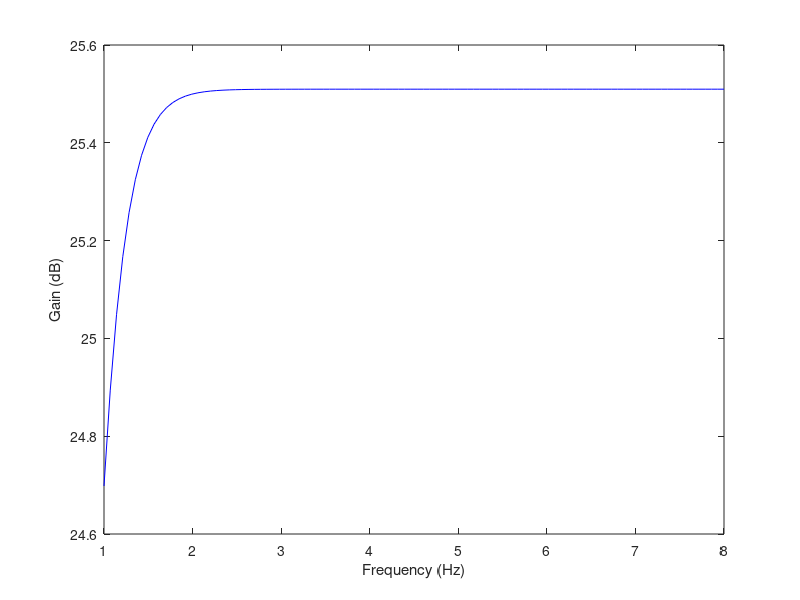

Source code (MATLAB):
clear all

%Data
VT = 25e-3;
BFN = 178.7;
VAFN = 69.7;
RE1 = 100;
RC1 = 2500;
RB1 = 25000;
RB2 = 1600;
VBEON = 0.7;
VCC = 12;
RS = 100;
Ci = 500e-06;
CB = 500e-06;
Co = 300e-6;
Vin = 0.01;
BFP = 227.3;
VAFP = 37.2;
RE2 = 100;
VEBON = 0.7;

%NGSpice
file4sim = fopen ("t4.cir", "w");
fprintf(file4sim,"Ngspice Sim4 \n")
fprintf(file4sim,"* PHILIPS BJT'S \n")
fprintf(file4sim,".MODEL BC557A PNP(IS=2.059E-14 ISE=2.971f ISC=1.339E-14 XTI=3 BF=227.3 BR=7.69 IKF=0.08719 IKR=0.07646 XTB=1.5 VAF=37.2 VAR=11.42 VJE=0.5912 VJC=0.1 RE=0.688 RC=0.6437 RB=1 RBM=1 IRB=1E-06 CJE=1.4E-11 CJC=1.113E-11 XCJC=0.6288 FC=0.7947 NF=1.003 NR=1.007 NE=1.316 NC=1.15 MJE=0.3572 MJC=0.3414 TF=7.046E-10 TR=1m2 ITF=0.1947 VTF=5.367 XTF=4.217 EG=1.11) \n")
fprintf(file4sim,".MODEL BC547A NPN(IS=1.533E-14 ISE=7.932E-16 ISC=8.305E-14 XTI=3 BF=178.7 BR=8.628 IKF=0.1216 IKR=0.1121 XTB=1.5 VAF=69.7 VAR=44.7 VJE=0.4209 VJC=0.2 RE=0.6395 RC=0.6508 RB=1 RBM=1 IRB=1E-06 CJE=1.61E-11 CJC=4.388p XCJC=0.6193 FC=0.7762 NF=1.002 NR=1.004 NE=1.436 NC=1.207 MJE=0.3071 MJC=0.2793 TF=4.995E-10 TR=1m2 ITF=0.7021 VTF=3.523 XTF=139 EG=1.11) \n \n")
fprintf(file4sim,"Vcc vcc 0 %f \n", VCC)
fprintf(file4sim,"Vin in 0 0 ac 1.0 sin(0 10m 1k) \n")
fprintf(file4sim,"Rin in in2 100 \n \n")
fprintf(file4sim,"Ci in2 base %f \n \n",Ci)
fprintf(file4sim,"R1 vcc base %f \n", RB1)
fprintf(file4sim,"R2 base 0 %f \n \n", RB2)
fprintf(file4sim,"Q1 coll base emit BC547A \n")
fprintf(file4sim,"Rc vcc coll %f \n", RC1)
fprintf(file4sim,"Re emit 0 100 \n \n", RE1)
fprintf(file4sim,"Cb emit 0 %f \n \n", CB)
fprintf(file4sim,"Q2 0 coll emit2 BC557A \n")
fprintf(file4sim,"Rout emit2 vcc 200 \n \n")
fprintf(file4sim,"Co emit2 out %f \n \n", Co)
fprintf(file4sim,"RL out 0 8 \n \n")
fprintf(file4sim,".op \n")
fprintf(file4sim,".end \n \n")
fprintf(file4sim,".control \n")
fprintf(file4sim,"op \n")
fprintf(file4sim,"echo %s \n", '"NPN_TAB"')
fprintf(file4sim,"let Vce=v(coll)-v(emit) \n")
fprintf(file4sim,"echo %s \n", '"Vce = $&Vce"')
fprintf(file4sim,"let Vbe=v(base)-v(emit) \n")
fprintf(file4sim,"echo %s \n", '"Vbe = $&Vbe"')
fprintf(file4sim,"if (Vce>Vbe) \n")
fprintf(file4sim,"echo %s \n", '"Vce greater than Vbe = True"')
fprintf(file4sim,"else \n")
fprintf(file4sim,"echo %s \n", '"Vce greater than Vbe = False"')
fprintf(file4sim,"endif \n")
fprintf(file4sim,"echo %s \n \n", '"NPN_END"');
fprintf(file4sim,"echo %s \n", '"PNP_TAB"');
fprintf(file4sim,"let Vec=v(emit2) \n");
fprintf(file4sim,"echo %s \n", '"Vec = $&Vec"')
fprintf(file4sim,"let Veb=v(emit2)-v(coll) \n")
fprintf(file4sim,"echo %s \n", '"Veb = $&Veb"')
fprintf(file4sim,"if (Vec>Veb) \n")
fprintf(file4sim,"echo %s \n", '"Vec greater than Veb = True"')
fprintf(file4sim,"else \n")
fprintf(file4sim,"echo %s \n", '"Vec greater than Veb = False"')
fprintf(file4sim,"endif \n")
fprintf(file4sim,"echo %s \n \n", '"PNP_END"')
fprintf(file4sim,"tran 1e-5 1e-2 \n");
fprintf(file4sim,"plot v(coll) \n");
fprintf(file4sim,"hardcopy vo1.ps vdb(coll) \n");
fprintf(file4sim,"echo vo1_FIG \n \n");
fprintf(file4sim,"ac dec 10 10 100MEG \n");
fprintf(file4sim,"plot vdb(coll) \n");
fprintf(file4sim,"plot vp(coll) \n");
fprintf(file4sim,"hardcopy vo1f.ps vdb(coll) \n");
fprintf(file4sim,"echo vo1f_FIG \n \n");
fprintf(file4sim,"plot vdb(out) \n");
fprintf(file4sim,"plot vp(out) \n");
fprintf(file4sim,"hardcopy vo2f.ps vdb(out) \n");
fprintf(file4sim,"echo vo2f_FIG \n \n");
fprintf(file4sim,"meas ac max MAX vdb(out) from=10 to=100MEG \n")
fprintf(file4sim,"let range = max - 3 \n")
fprintf(file4sim,"meas AC minimum WHEN vdb(out) = range \n")
fprintf(file4sim,"meas AC maximum WHEN vdb(out) = range CROSS=LAST \n \n")
fprintf(file4sim,"let bandwidth = maximum-minimum \n");
fprintf(file4sim,"let gain = 10^(max/20) \n");
fprintf(file4sim,"let gaindb = max \n");
fprintf(file4sim,"let Cof= minimum \n \n");
fprintf(file4sim,"echo %s \n", '"sim_TAB"');
fprintf(file4sim,"echo %s \n", '"GainDB = $&gaindb dB"');
fprintf(file4sim,"echo %s \n", '"Bandwidth = $&bandwidth Hz"');
fprintf(file4sim,"echo %s \n", '"FreqCout = $&Cof Hz"');
fprintf(file4sim,"echo %s \n \n", '"sim_END"');
fprintf(file4sim,"let zin = -v(in2)[40]/vin#branch[40] \n");
fprintf(file4sim,"plot abs(v(in2)[40]/vin#branch[40]/(-1000)) \n \n")
fprintf(file4sim,"echo %s \n", '"Zin_TAB"')
fprintf(file4sim,"echo %s \n", '"Zin = $&zin Ohm"')
fprintf(file4sim,"echo %s \n \n", '"Zin_END"')
fprintf(file4sim,"let quality = bandwidth*gain/Cof \n");
fprintf(file4sim,"let cost = 824.608 \n");
fprintf(file4sim,"let merit = quality/cost \n \n");
fprintf(file4sim,"echo %s \n", '"Merit_TAB"');
fprintf(file4sim,"echo %s \n", '"Cost = $&cost"');
fprintf(file4sim,"echo %s \n", '"Quality = $&quality"');
fprintf(file4sim,"echo %s \n", '"Merit = $&merit"');
fprintf(file4sim,"echo %s \n \n", '"Merit_END"');
fprintf(file4sim,"quit \n")
fprintf(file4sim,".endc");
fclose (file4sim);

file4sim = fopen ("t42.cir", "w");
fprintf(file4sim,"Ngspice Sim4 \n")
fprintf(file4sim,"* PHILIPS BJT'S \n")
fprintf(file4sim,".MODEL BC557A PNP(IS=2.059E-14 ISE=2.971f ISC=1.339E-14 XTI=3 BF=227.3 BR=7.69 IKF=0.08719 IKR=0.07646 XTB=1.5 VAF=37.2 VAR=11.42 VJE=0.5912 VJC=0.1 RE=0.688 RC=0.6437 RB=1 RBM=1 IRB=1E-06 CJE=1.4E-11 CJC=1.113E-11 XCJC=0.6288 FC=0.7947 NF=1.003 NR=1.007 NE=1.316 NC=1.15 MJE=0.3572 MJC=0.3414 TF=7.046E-10 TR=1m2 ITF=0.1947 VTF=5.367 XTF=4.217 EG=1.11) \n")
fprintf(file4sim,".MODEL BC547A NPN(IS=1.533E-14 ISE=7.932E-16 ISC=8.305E-14 XTI=3 BF=178.7 BR=8.628 IKF=0.1216 IKR=0.1121 XTB=1.5 VAF=69.7 VAR=44.7 VJE=0.4209 VJC=0.2 RE=0.6395 RC=0.6508 RB=1 RBM=1 IRB=1E-06 CJE=1.61E-11 CJC=4.388p XCJC=0.6193 FC=0.7762 NF=1.002 NR=1.004 NE=1.436 NC=1.207 MJE=0.3071 MJC=0.2793 TF=4.995E-10 TR=1m2 ITF=0.7021 VTF=3.523 XTF=139 EG=1.11) \n \n")
fprintf(file4sim,"Vcc vcc 0 %f \n", VCC)
fprintf(file4sim,"Vin in 0 0 ac 1.0 sin(0 10m 1k) \n")
fprintf(file4sim,"Rin in in2 100 \n \n")
fprintf(file4sim,"Ci in2 base %f \n \n", Ci)
fprintf(file4sim,"R1 vcc base %f \n", RB1)
fprintf(file4sim,"R2 base 0 %f \n \n", RB2)
fprintf(file4sim,"Q1 coll base emit BC547A \n")
fprintf(file4sim,"Rc vcc coll %f \n", RC1)
fprintf(file4sim,"Re emit 0 %f \n \n", RE1)
fprintf(file4sim,"Cb emit 0 %f \n \n", CB)
fprintf(file4sim,"Q2 0 coll emit2 BC557A \n")
fprintf(file4sim,"Rout emit2 vcc 200 \n \n")
fprintf(file4sim,"Co emit2 out %f \n \n", Co)
fprintf(file4sim,"VL out 0 ac 1.0 sin(0 10m 1k) \n \n")
fprintf(file4sim,".op \n")
fprintf(file4sim,".end \n \n")
fprintf(file4sim,".control \n \n")
fprintf(file4sim,"ac dec 10 10 100MEG \n \n");
fprintf(file4sim,"let Zout = -v(out)[40]/i(VL)[40] \n \n");
fprintf(file4sim,"echo %s \n", '"Zout_TAB"')
fprintf(file4sim,"echo %s \n", '"Zout = $&Zout Ohm"')
fprintf(file4sim,"echo %s \n \n", '"Zout_END"')
fprintf(file4sim,"quit \n")
fprintf(file4sim,".endc");
fclose (file4sim);


%Initial Values Table
IV = fopen ("IV.tex", "w");
fprintf(IV, "R1 & %e Ohm \\\\ \\hline \n \n", RB1);
fprintf(IV, "R2 & %e Ohm \\\\ \\hline \n \n", RB2);
fprintf(IV, "RC & %e Ohm \\\\ \\hline \n \n", RC1);
fprintf(IV, "Re & %e Ohm \\\\ \\hline \n \n", RE1);
fprintf(IV, "Rout & %e Ohm \\\\ \\hline \n \n", RE1);
fprintf(IV, "Ci & %e F \\\\ \\hline \n \n", Ci);
fprintf(IV, "CB & %e F \\\\ \\hline \n \n", CB);
fprintf(IV, "Co & %e F \\\\ \\hline \n \n", Co);
fclose (IV);

%Gain Stage
f = logspace(1,8, 100);
w = 2*pi*f;
Zci = 1./(j*w*Ci);
ZcB = 1./(j*w*CB);
RB=1/(1/RB1+1/RB2);
VEQ=RB2/(RB1+RB2)*VCC;
IB1=(VEQ-VBEON)/(RB+(1+BFN)*RE1);
IC1=BFN*IB1;
IE1=(1+BFN)*IB1;
VE1=RE1*IE1;
VO1=VCC-RC1*IC1;
VCE=VO1-VE1;
gm1=IC1/VT;
rpi1=BFN/gm1;
ro1=VAFN/IC1;
R_sum = RB+RS;

%Gain Stage Matrix
for k=1:length(w)
Z_sum = Zci(k)+ZcB(k); 
X = [RE1 + ro1 + RC1, 0, -ro1, -RE1, 0;
    0, -RB, 0, 0, R_sum;
    -RE1, -ZcB(k), 0, RE1 + ZcB(k), 0; 
    0, RB+Z_sum+rpi1, 0, -ZcB(k), -RB
    0, gm1*rpi1, 1, 0, 0;];
Y = [0; Vin; 0; 0; 0];
Res = X\Y;
VGS(k) = abs(RC1 * Res(1));
AV1(k) = VGS(k)/Vin;
endfor

%Gain Stage Impedences
ZI1 = 1/(1/RB + 1/rpi1);
ZO1 = 1/(1/ro1+1/RC1);

%Gain Stage Table
GS = fopen ("GS.tex", "w");
fprintf(GS, "Input impedance & %e Ohm \\\\ \\hline \n \n", ZI1);
fprintf(GS, "Output impedance & %e Ohm \\\\ \\hline \n \n", ZO1);
fprintf(GS, "Gain & %e V \\\\ \\hline \n \n", mean(abs(AV1)));
fprintf(GS, "Gain (dB) & %e dB \\\\ \\hline \n \n", 20*log10(mean(abs(AV1))));
fclose (GS);


%Output Stage

VI2 = VO1;
IE2 = (VCC-VEBON-VI2)/RE2;
IC2 = BFP/(BFP+1)*IE2;
VO2 = VCC - RE2*IE2;
gm2 = IC2/VT;
go2 = IC2/VAFP;
gpi2 = gm2/BFP;
ge2 = 1/RE2;

%Output Stage Matrix
I2 = [];
vo2 = [];
AV2 = [];
for k=1:length(w)
X1 = [1/gpi2+RE2,-RE2, 0;
      gm2*1/gpi2, 0, 1; 
      -RE2, RE2+1/go2, -1/go2];
Y1 = [VGS(k); 0; 0];
Res1 = X1\Y1;
VOS(k) = abs((Res1(1)-Res1(2))*RE2);
AV2(k) = VOS(k)/VGS(k);
endfor

%Output Stage Impedences
ZI2 = (gm2+gpi2+go2+ge2)/gpi2/(gpi2+go2+ge2);
ZO2 = 1/(gm2+gpi2+go2+ge2);

%Total Results
gB = 1/(1/gpi2+ZO1);
ZI=ZI1;
ZO = 1/(go2+gm2/gpi2*gB+ge2+gB);
AVtot = (gB+gm2/gpi2*gB)/(gB+ge2+go2+gm2/gpi2*gB)*AV1;

%Output Stage Table
OS = fopen ("OS.tex", "w");
fprintf(OS, "Input Impedance & %e Ohm \\\\ \\hline \n \n", ZI2);
fprintf(OS, "Output Impedance & %e Ohm \\\\ \\hline \n \n", ZO2);
fprintf(OS, "Gain & %e V \\\\ \\hline \n \n", mean(abs(AV2)));
fprintf(OS, "Gain (dB) & %e dB \\\\ \\hline \n \n", 20*log10(mean(abs(AV2))));
fclose (OS);

%Gain Graph
graph = figure();
plot(log10(f),20*log10(AVtot),'b');
xlabel ("Frequency (Hz)");
ylabel ("Gain (dB)");
print(graph, "gain.eps", "-color");

%Total Table
TOTAL = fopen ("TOTAL.tex", "w");
fprintf(TOTAL, "Input Impedance & %e Ohm \\\\ \\hline \n \n", ZI);
fprintf(TOTAL, "Output Impedance & %e Ohm \\\\ \\hline \n \n", ZO);
fprintf(TOTAL, "Gain & %e V \\\\ \\hline \n \n", mean(abs(AVtot)));
fprintf(TOTAL, "Gain (dB) & %e dB \\\\ \\hline \n \n", 20*log10(mean(abs(AVtot))));
fclose (TOTAL);
